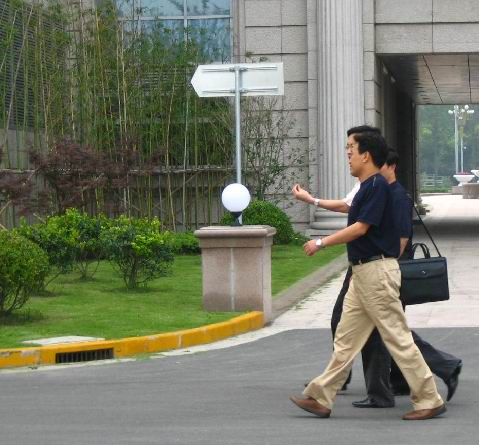
//> input picture Dataset/FudanPed/Recognition/1_OriginalImages/FudanPed00003.png, 479 x 445 px
$ ./complete_HOG ../Dataset/FudanPed/Recognition/1_OriginalImages/FudanPed00003.png   (built with g++ and OpenCV 4)
//> lines starting //> are read from the running program, lines starting //| are printed output that depends on the picture; after the words box and inside, x2 and y2 are one past the last pixel; in counts of white or black regions, pixels touching at a corner belong together
#include <iostream>
#include "opencv2/highgui/highgui.hpp"
#include "opencv2/opencv.hpp"

using namespace std;
using namespace cv;

int main(int argc, const char * argv[])
{
	string arg = argv[1];
	Mat img=imread(arg,1);
//> img is the input picture: 445 rows x 479 cols, CV_8UC3; mean B, G, R 102.7, 120.5, 116.8
	HOGDescriptor hog;
	hog.setSVMDetector(HOGDescriptor::getDefaultPeopleDetector());

	namedWindow("video capture", CV_WINDOW_AUTOSIZE);
	if(!img.data)
	{
		cout<<"Weird shit!\n";
		return -1;
	}
	vector<Rect> found, found_filtered;
	vector<double> confidence;
	hog.detectMultiScale(img, found, confidence, 0, Size(8,8), Size(32,32), 1.05, 2);
//> found = 1 Rect (x, y, width, height): [289, 97, 179, 348]; confidence = [2.73]

	size_t i, j;
	for(i=0; i<found.size(); i++)
	{
		Rect r = found[i];
		for(j=0; j<found.size(); j++)
			if(j!=i && (r & found[j])==r)
				break;
		if(j==found.size())
			found_filtered.push_back(r);
	}
//> this loop made 1 pass
	for(i=0; i<found_filtered.size(); i++)
	{
		Rect r = found_filtered[i];
		r.x += cvRound(r.width*0.1);
		r.width += cvRound(r.width*0.1);
		r.y += cvRound(r.width*0.1);
		r.height += cvRound(r.width*0.1);
		rectangle(img, r.tl(), r.br(), cv::Scalar(0,255,0), 2);
		int x=r.x + r.width/3, y=r.y + r.height/3;
		//int x=(r.x + r.height)/2, y=(r.y + r.width)/2;
		ostringstream strs;
		strs << confidence[i];
		string str_value = strs.str();
		putText(img, str_value, Point(x, y), FONT_HERSHEY_SIMPLEX, .5, Scalar(255, 100, 0), 2);
		cout<<confidence[i]<<" is one of the confidences\n";
	}
//> this loop made 1 pass
//> (x, y) on pass 1: (372, 239)
//| 2.73497 is one of the confidences
//> pass 1, `putText(img, str_value, Point(x, y), FONT_HERSHEY_SIMPLEX, .5, Scalar(..`:
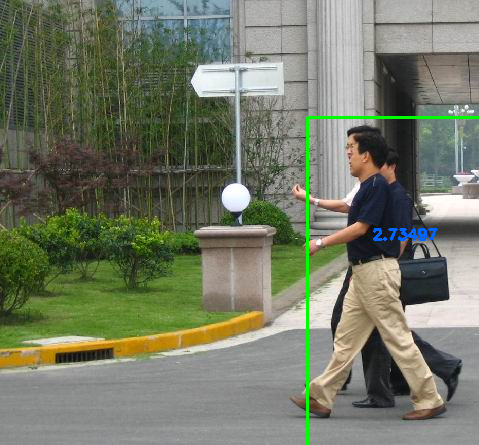
//> img: 445 rows x 479 cols, CV_8UC3; 0.91% of pixels changed, all inside (x1, y1, x2, y2) = (306, 116, 479, 445)
	imshow("video capture", img);
	waitKey(0);
	return 0;
}

$ run again, on Dataset/FudanPed/Recognition/1_OriginalImages/FudanPed00029.png
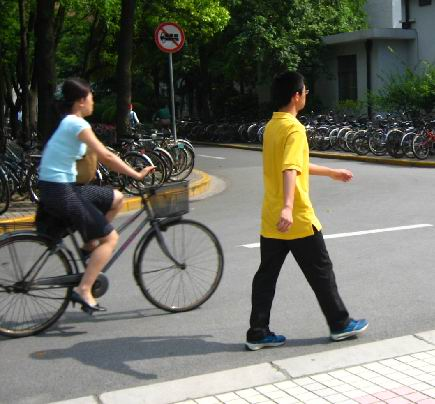
//> input picture Dataset/FudanPed/Recognition/1_OriginalImages/FudanPed00029.png, 435 x 404 px
//> img is the input picture: 404 rows x 435 cols, CV_8UC3; mean B, G, R 97.4, 107.6, 106.6
//> found = 1 Rect (x, y, width, height): [239, 59, 99, 198]; confidence = [1.72]
//> the loop `for(i=0; i<found.size(); i++)` made 1 pass
//> the loop `for(i=0; i<found_filtered.size(); i++)` made 1 pass
//> (x, y) on pass 1: (285, 139)
//> (printed output is left out)
//> pass 1, `putText(img, str_value, Point(x, y), FONT_HERSHEY_SIMPLEX, .5, Scalar(..`:
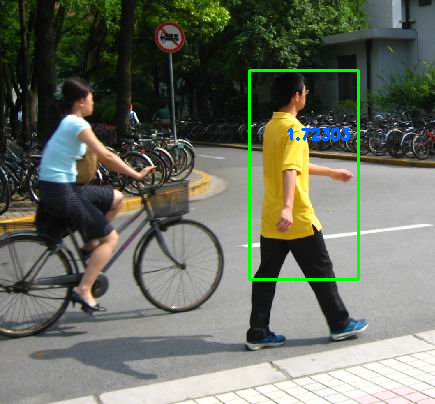
//> img: 404 rows x 435 cols, CV_8UC3; 1.33% of pixels changed, all inside (x1, y1, x2, y2) = (248, 69, 360, 281)

$ run again, on Dataset/FudanPed/Recognition/1_OriginalImages/FudanPed00045.png
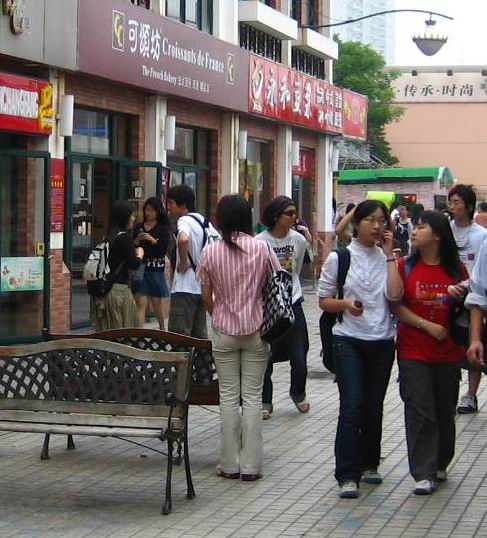
//> input picture Dataset/FudanPed/Recognition/1_OriginalImages/FudanPed00045.png, 487 x 538 px
//> img is the input picture: 538 rows x 487 cols, CV_8UC3; mean B, G, R 103, 105.8, 113.2
//> found = 2 Rects (x, y, width, height): [216, 185, 136, 272], [270, 152, 192, 384]; confidence = [1.02, 1.85]
//> the loop `for(i=0; i<found.size(); i++)` made 2 passes
//> the loop `for(i=0; i<found_filtered.size(); i++)` made 2 passes
//> (x, y) on passes 1 to 2: (280, 295), (359, 308)
//> (printed output is left out)
//> pass 1, `putText(img, str_value, Point(x, y), FONT_HERSHEY_SIMPLEX, .5, Scalar(..`:
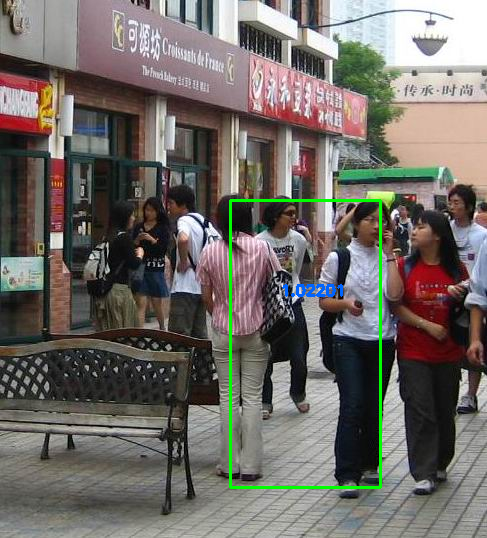
//> img: 538 rows x 487 cols, CV_8UC3; 1.17% of pixels changed, all inside (x1, y1, x2, y2) = (229, 199, 382, 489)
//> pass 2, `putText(img, str_value, Point(x, y), FONT_HERSHEY_SIMPLEX, .5, Scalar(..`:
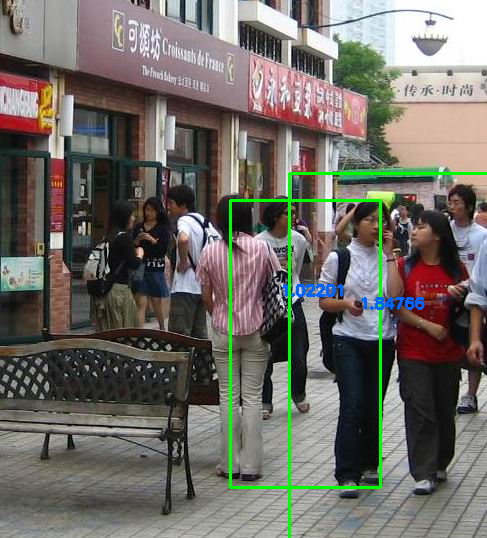
//> img: 538 rows x 487 cols, CV_8UC3; 0.81% of pixels changed, all inside (x1, y1, x2, y2) = (288, 172, 487, 538)
